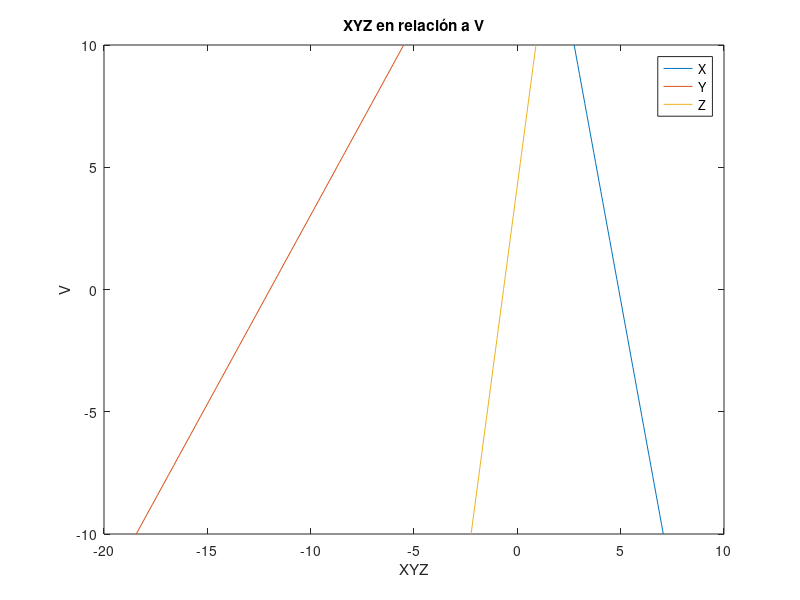

Write MATLAB code to recreate this figure.
## Author: Alexander Sebastian Kalis
## Created: 2018-12-23

function kalis_sebastian_alexander_octave()
  
  #Opcion A
  #Crear un algoritmo que permita resolver un sistema de ecuaciones
  #como el que se muestra acontinuaci�n y dibujar la progresi�n de 
  #cada una de las 3 variables de salida X1, X2 y X3 para todos lasposibles
  #valores del par�metro V. Los valores de los par�metros di son los 8 
  #d�gitos de vuestro DNI y elpar�metro d es el valor medio de las 8 cifras 
  #de dicho DNI. Los par�metros V y R var�an de la siguientemanera: V tomar�
  #51 valores equiespaciados entre -10 y 10. R es 1 valor aleatorio entre 0 y 10.
  
  #d1X+d2Y+d3Z=d
  #d4X+d5Y+d6Z=V
  #d7X+d8Y+dZ=R
  
  dv    =   [3 1 0 8 3 5 2 0];                            #El último dígito es 0 ya que el NIE tiene sólo 7 dígitos
  d     =   mean(dv);                                     #Media del DNI
  V     =   linspace(-10,10,51);                          #Vector con los valores de V
  R     =   rand*10;                                      #Numero aleatorio de 0 a 10
  A     =   [dv(1:3); dv(4:6); dv(7:8) d];                #Matriz A
  invA  =   inv(A);                                       #Inversa de A
  XYZ   =   zeros(51,3);                                  #Declaracion de vector vacio XYZ 51x3
  
  for i=1:51                                              #Bucle for va iterando entre los 51 valores de V
      B         =   [d; V(i); R]                          #Matriz B
      XYZ(i,:)  =   invA*B                                #Extraccion de los valores
  end 
  
  ##Gráfica de XYZ en relación a V
  plot(XYZ,V);
  title("XYZ en relación a V");
  legend('X', 'Y', 'Z');
  xlabel("XYZ");
  ylabel("V");

  save kalis_sebastian_alexander_octave.csv XYZ V         #Se guardan los datos en un fichero CSV                             

endfunction
